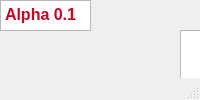
<?xml version="1.0" encoding="UTF-8"?>
<ui version="4.0">
 <class>MainWindow</class>
 <widget class="QMainWindow" name="MainWindow">
  <property name="contextMenuPolicy">
   <enum>Qt::CustomContextMenu</enum>
  </property>
  <property name="windowTitle">
   <string>ScreenShare</string>
  </property>
  <widget class="QWidget" name="centralwidget">
   <widget class="QPushButton" name="signin_button">
    <property name="geometry">
     <rect>
      <x>250</x>
      <y>170</y>
      <width>351</width>
      <height>41</height>
     </rect>
    </property>
    <property name="text">
     <string>PushButton</string>
    </property>
   </widget>
   <widget class="QPushButton" name="signin_button_2">
    <property name="geometry">
     <rect>
      <x>250</x>
      <y>230</y>
      <width>351</width>
      <height>41</height>
     </rect>
    </property>
    <property name="text">
     <string>Settings</string>
    </property>
   </widget>
   <widget class="QPushButton" name="signin_button_3">
    <property name="geometry">
     <rect>
      <x>370</x>
      <y>330</y>
      <width>121</width>
      <height>31</height>
     </rect>
    </property>
    <property name="text">
     <string>Exit</string>
    </property>
   </widget>
   <widget class="QTextBrowser" name="textBrowser">
    <property name="geometry">
     <rect>
      <x>180</x>
      <y>30</y>
      <width>491</width>
      <height>91</height>
     </rect>
    </property>
    <property name="html">
     <string>&lt;!DOCTYPE HTML PUBLIC &quot;-//W3C//DTD HTML 4.0//EN&quot; &quot;http://www.w3.org/TR/REC-html40/strict.dtd&quot;&gt;
&lt;html&gt;&lt;head&gt;&lt;meta name=&quot;qrichtext&quot; content=&quot;1&quot; /&gt;&lt;style type=&quot;text/css&quot;&gt;
p, li { white-space: pre-wrap; }
&lt;/style&gt;&lt;/head&gt;&lt;body style=&quot; font-family:'MS Shell Dlg 2'; font-size:8.25pt; font-weight:400; font-style:normal;&quot;&gt;
&lt;p align=&quot;center&quot; style=&quot; margin-top:0px; margin-bottom:0px; margin-left:0px; margin-right:0px; -qt-block-indent:0; text-indent:0px;&quot;&gt;&lt;span style=&quot; font-size:48pt; font-weight:600;&quot;&gt;ScreenShare&lt;/span&gt;&lt;/p&gt;&lt;/body&gt;&lt;/html&gt;</string>
    </property>
   </widget>
   <widget class="QTextBrowser" name="textBrowser_2">
    <property name="geometry">
     <rect>
      <x>0</x>
      <y>0</y>
      <width>91</width>
      <height>31</height>
     </rect>
    </property>
    <property name="html">
     <string>&lt;!DOCTYPE HTML PUBLIC &quot;-//W3C//DTD HTML 4.0//EN&quot; &quot;http://www.w3.org/TR/REC-html40/strict.dtd&quot;&gt;
&lt;html&gt;&lt;head&gt;&lt;meta name=&quot;qrichtext&quot; content=&quot;1&quot; /&gt;&lt;style type=&quot;text/css&quot;&gt;
p, li { white-space: pre-wrap; }
&lt;/style&gt;&lt;/head&gt;&lt;body style=&quot; font-family:'MS Shell Dlg 2'; font-size:8.25pt; font-weight:400; font-style:normal;&quot;&gt;
&lt;p style=&quot; margin-top:0px; margin-bottom:0px; margin-left:0px; margin-right:0px; -qt-block-indent:0; text-indent:0px;&quot;&gt;&lt;span style=&quot; font-size:12pt; font-weight:600; color:#c80623;&quot;&gt;Alpha 0.1&lt;/span&gt;&lt;/p&gt;&lt;/body&gt;&lt;/html&gt;</string>
    </property>
   </widget>
  </widget>
  <widget class="QStatusBar" name="statusbar"/>
 </widget>
 <resources/>
 <connections/>
</ui>
